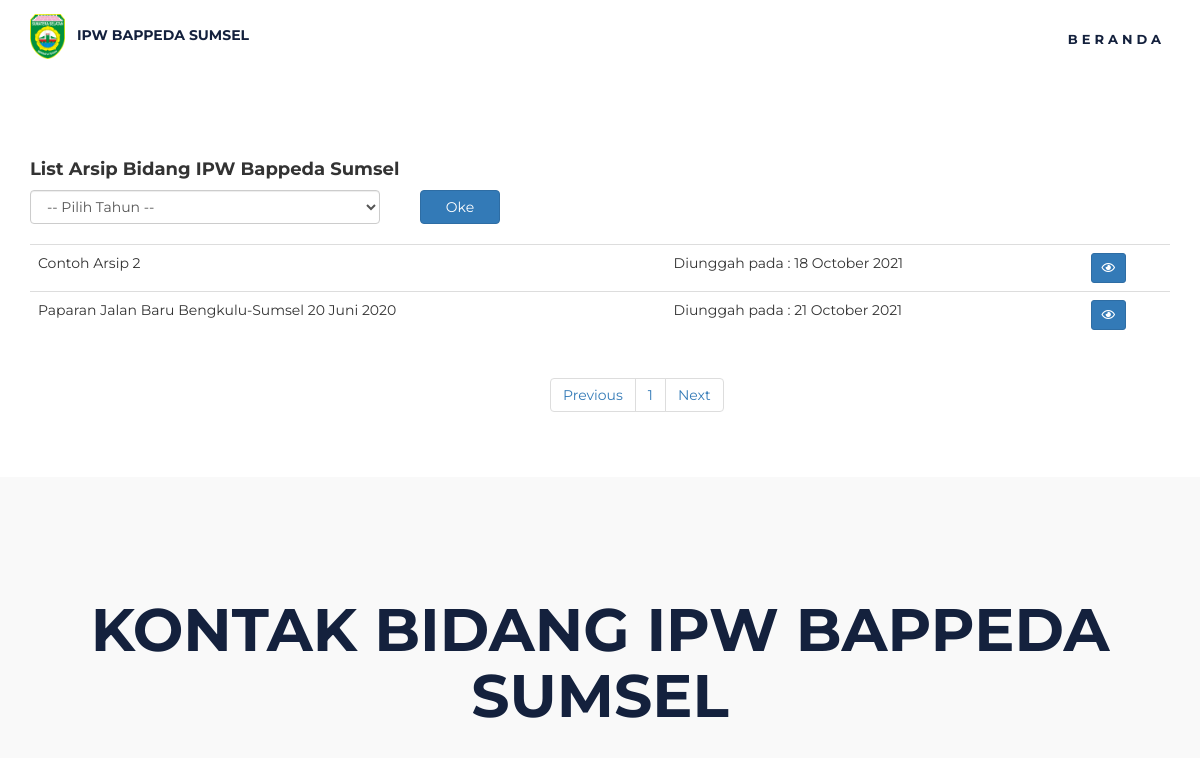
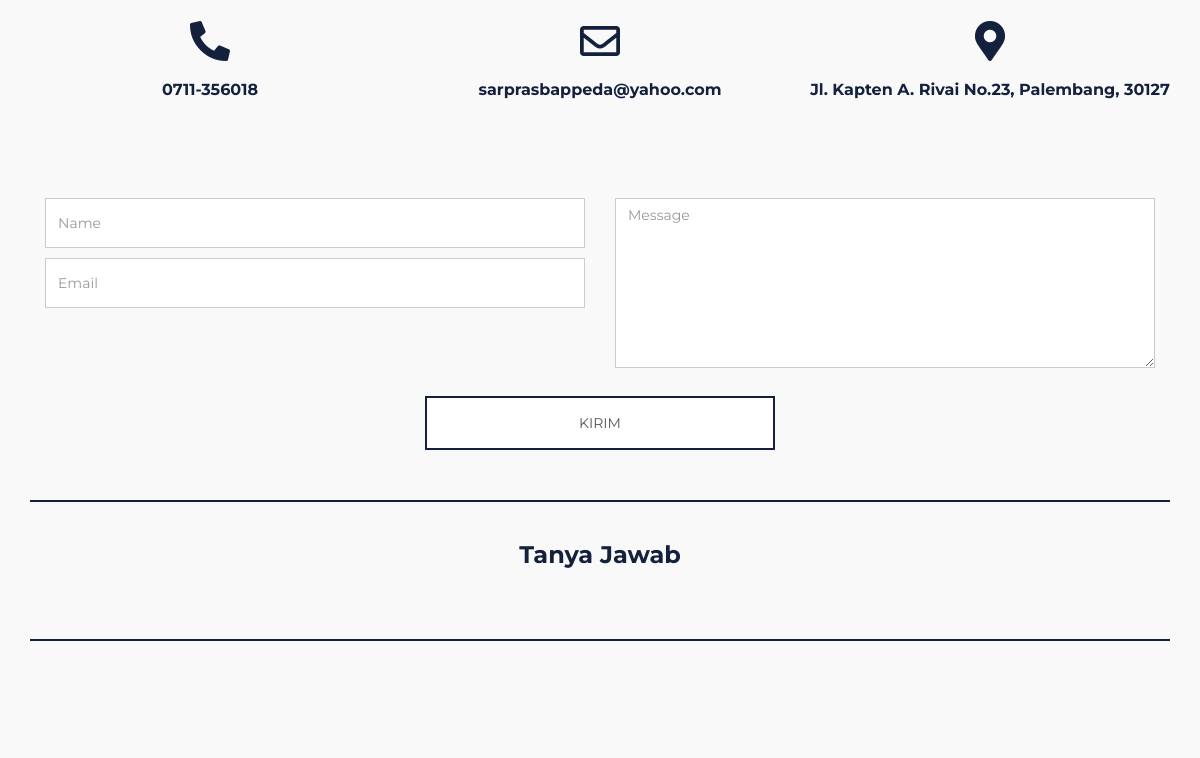
/arsip-ipw.php (upper part), run on an earlier commit of the app's database (2 pictures, top to bottom).
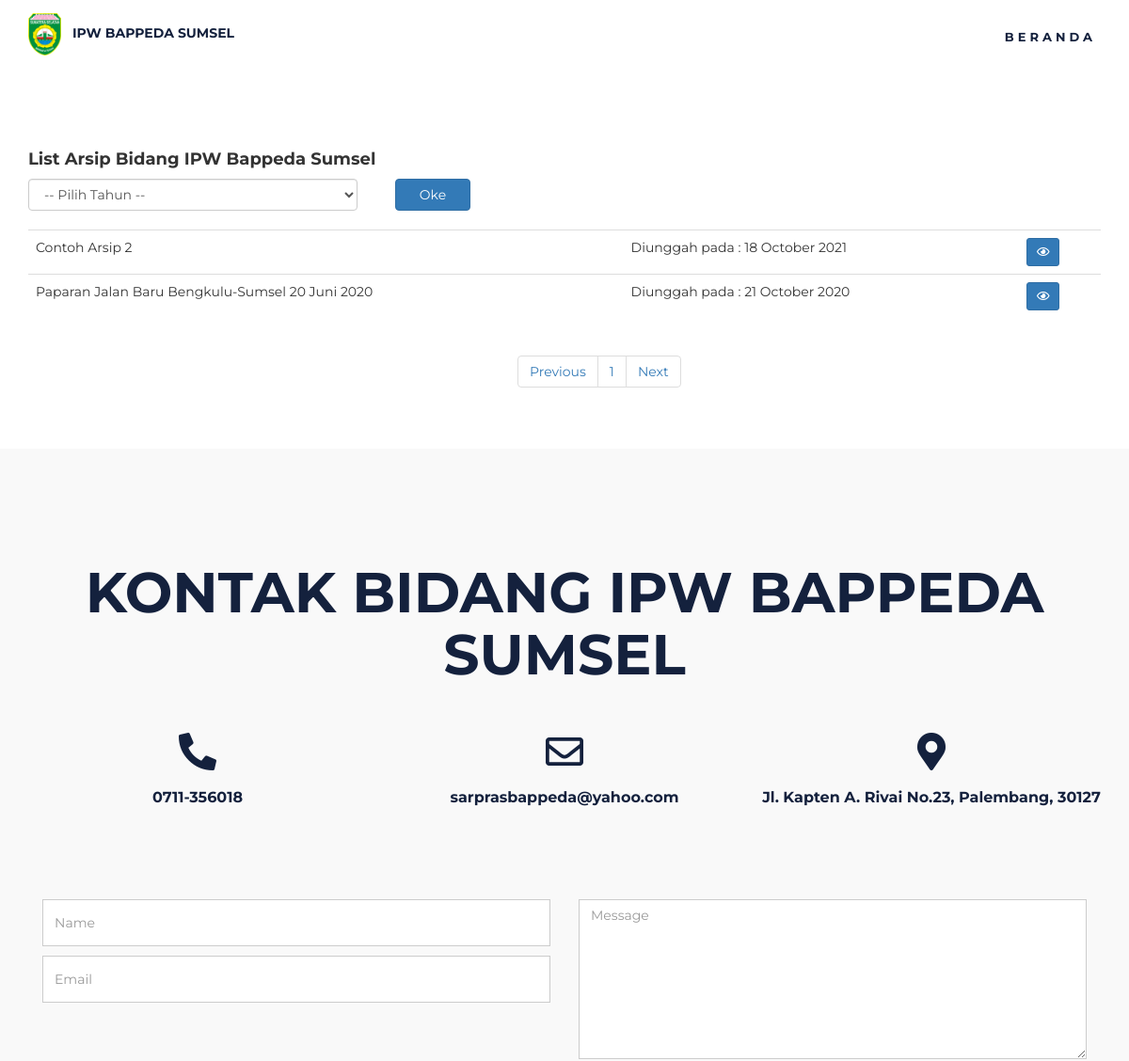
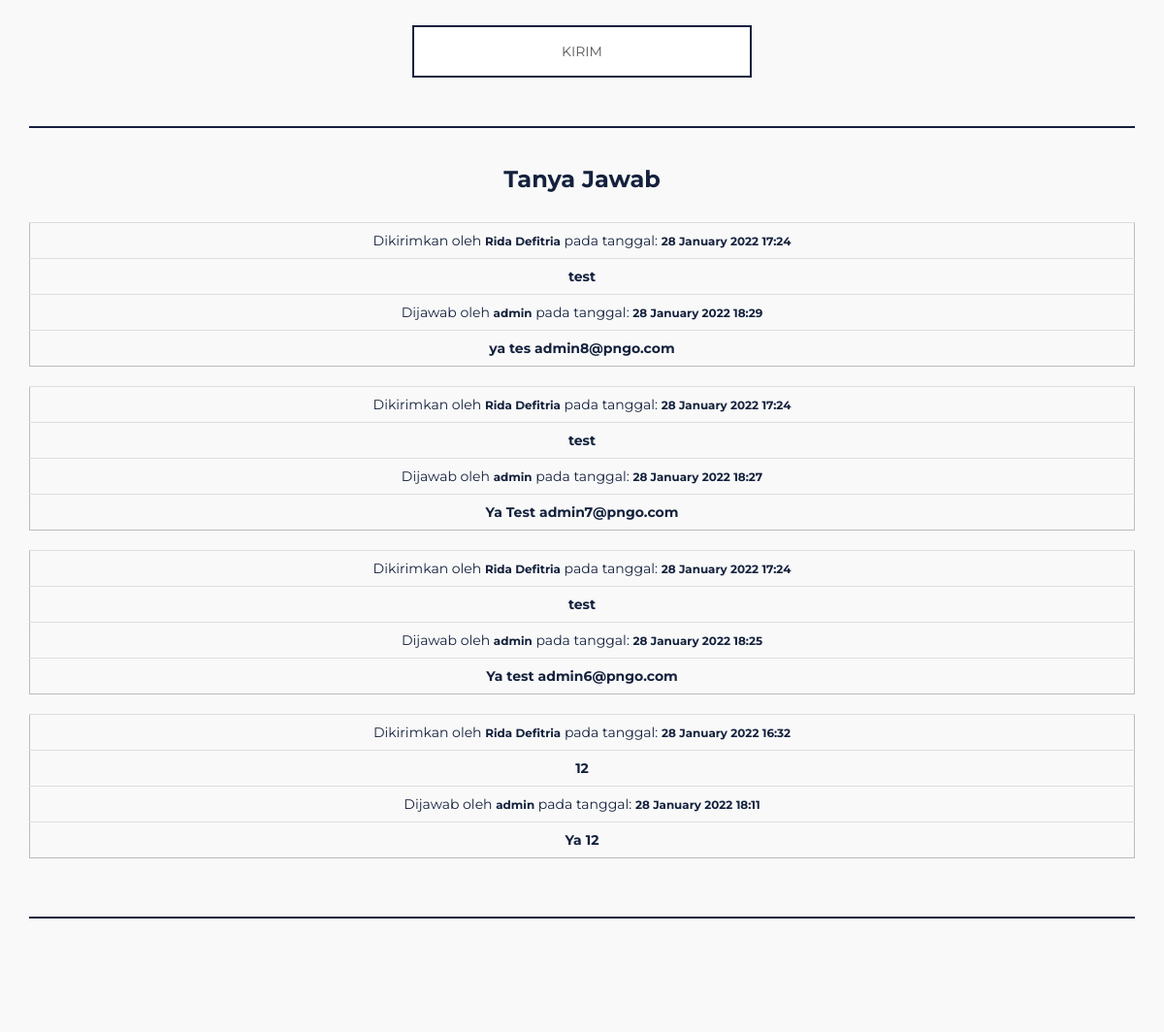
And on a later commit of the database (2 pictures, top to bottom).
### tables this page shows
CREATE TABLE `arsip` (
  `id` int(11) NOT NULL,
  `judul` varchar(255) NOT NULL,
  `nama` varchar(255) NOT NULL,
  `kategori` varchar(20) NOT NULL,
  `terbit` varchar(1) NOT NULL,
  `tanggal` datetime NOT NULL
);

CREATE TABLE `pengunjung` (
  `no` int(4) NOT NULL,
  `nama` varchar(255) NOT NULL,
  `email` varchar(255) NOT NULL,
  `pesan` text NOT NULL,
  `tanggal` timestamp NOT NULL DEFAULT current_timestamp() ON UPDATE current_timestamp()
);

CREATE TABLE `jawabanadmin` (
  `id` int(5) NOT NULL,
  `email_pengunjung` varchar(65) NOT NULL,
  `pesan_jawaban` text NOT NULL,
  `tanggal_jawaban` datetime NOT NULL
);

### arsip-ipw.php (the view, shortened to what the changed rows need)
<?php
include 'header-less.php';
?>
<section style="margin-top: 150px;">
    <div class="container">
        <br>
        <?php
        if (isset($_POST['ok'])) {
        ?>
            <table class="table">
                <?php
                error_reporting(E_ALL ^ (E_NOTICE | E_WARNING));
                $batas = 10;
                $halaman = isset($_GET['halaman']) ? (int)$_GET['halaman'] : 1;
                $halaman_awal = ($halaman > 1) ? ($halaman * $batas) - $batas : 0;
                $previous = $halaman - 1;
                $next = $halaman + 1;
                $data = mysqli_query($koneksi, "SELECT * FROM arsip WHERE YEAR(tanggal) = " . $_POST["tahun"] . "");
                $jumlah_data = mysqli_num_rows($data);
                $total_halaman = ceil($jumlah_data / $batas);
                $data_arsip = mysqli_query($koneksi, "SELECT * FROM arsip WHERE terbit='Y' AND YEAR(tanggal) = " . $_POST["tahun"] . " ORDER BY id ASC limit $halaman_awal, $batas");
                while ($r = mysqli_fetch_array($data_arsip)) {
                    extract($r);
                ?>
                    <tr>
                        <td class="col"><?= $judul ?></td>
                        <td class="col">Diunggah pada : <?= date('d F Y', strtotime($tanggal)) ?></td>
                        <td class="col"><a href="view-arsip.php?id=<?= $id ?>" class="btn btn-primary btn-sm"><i class="far fa-eye"></i></a></td>
                    </tr>
                <?php
                }
                ?>
            </table>
    </div>
    <nav style="margin-left:550px;">
        <ul class="pagination justify-content-center">
            <li class="page-item">
                <a class="page-link" <?php if ($halaman > 1) {
                                            echo "href='?halaman=$Previous'";
                                        } ?>>Previous</a>
            </li>
            <?php
            for ($x = 1; $x <= $total_halaman; $x++) {
            ?>
                <li class="page-item"><a class="page-link" href="?halaman=<?php echo $x ?>"><?php echo $x; ?></a></li>
            <?php
            }
            ?>
            <li class="page-item">
                <a class="page-link" <?php if ($halaman < $total_halaman) {
                                            echo "href='?halaman=$next'";
                                        } ?>>Next</a>
            </li>
        </ul>
    </nav>
<?php
        } else {
?>
    <table class="table">
        <?php
            $batas = 10;
            $halaman = isset($_GET['halaman']) ? (int)$_GET['halaman'] : 1;
            $halaman_awal = ($halaman > 1) ? ($halaman * $batas) - $batas : 0;
            $data = mysqli_query($koneksi, "SELECT * FROM arsip");
            $jumlah_data = mysqli_num_rows($data);
            $total_halaman = ceil($jumlah_data / $batas);
            $data_arsip = mysqli_query($koneksi, "SELECT * FROM arsip WHERE terbit='Y' ORDER BY id ASC limit $halaman_awal, $batas");
            while ($r = mysqli_fetch_array($data_arsip)) {
                extract($r);
        ?>
            <tr>
                <td class="col"><?= $judul ?></td>
                <td class="col">Diunggah pada : <?= date('d F Y', strtotime($tanggal)) ?></td>
                <td class="col"><a href="view-arsip.php?id=<?= $id ?>" class="btn btn-primary btn-sm"><i class="far fa-eye"></i></a></td>
            </tr>
        <?php
            }
        ?>
    </table>
    </div>
    <nav style="margin-left:550px;">
        <ul class="pagination justify-content-center">
            <?php
            for ($x = 1; $x <= $total_halaman; $x++) {
            ?>
                <li class="page-item"><a class="page-link" href="?halaman=<?php echo $x ?>"><?php echo $x; ?></a></li>
            <?php
            }
            ?>
        </ul>
    </nav>
<?php } ?>
</section>
<br><br>
<?php include 'footer.php'; ?>

### footer.php (shortened to what the changed rows need)
<section id="contact">
    <div class="container">
        <div class="row">
            <div class="col-md-12 col-sm-12 text-center">
                <h1 class="heading bold">KONTAK BIDANG IPW BAPPEDA SUMSEL</h1>
            </div>
        </div> <br> <br>
        <br> <br>
        <br>
        <br>
        <?php
        $sql = mysqli_query($koneksi, "SELECT * FROM pengunjung JOIN jawabanadmin WHERE pengunjung.email=jawabanadmin.email_pengunjung ORDER BY pengunjung.tanggal DESC LIMIT 5");
        while ($r = mysqli_fetch_array($sql)) {
            extract($r);
        ?>
            <table class="table" style="border: 1px solid #bdbcb9;">
                <tr>
                    <td scope="col-md-6 col-sm-6 wow fadeInUp">
                        Dikirimkan oleh <small class="bold"><?php echo $nama ?></small>
                        pada tanggal: <small class="bold"><?php echo date('d F Y H:i', strtotime($tanggal)) ?></small>
                    </td>
                </tr>
                <tr>
                    <td scope="col" class="bold">
                        <?= $pesan ?>
                    </td>
                </tr>
                <tr>
                    <td scope="col-md-6 col-sm-6 wow fadeInUp">
                        Dijawab oleh <small class="bold">admin</small>
                        pada tanggal: <small class="bold"><?php echo date('d F Y H:i', strtotime($tanggal_jawaban)) ?></small>
                    </td>
                </tr>
                <tr>
                    <td scope="col" class="bold">
                        <?= $pesan_jawaban ?>
                    </td>
                </tr>
            </table>
        <?php } ?>
        <br>
    </div>
</section>
</body>
</html>

What changed in the data, as far as the page shows it:
changed arsip: tanggal "21 October 2021" → "21 October 2020"
now on this page (row edited): pengunjung: nama "Rida Defitria", tanggal "28 January 2022 17:24", pesan "test", jawabanadmin.tanggal_jawaban "28 January 2022 18:29", jawabanadmin.pesan_jawaban "ya tes admin8@pngo.com"
now on this page (row edited): pengunjung: nama "Rida Defitria", tanggal "28 January 2022 17:24", pesan "test", jawabanadmin.tanggal_jawaban "28 January 2022 18:27", jawabanadmin.pesan_jawaban "Ya Test admin7@pngo.com"
now on this page (row edited): pengunjung: nama "Rida Defitria", tanggal "28 January 2022 17:24", pesan "test", jawabanadmin.tanggal_jawaban "28 January 2022 18:25", jawabanadmin.pesan_jawaban "Ya test admin6@pngo.com"
now on this page (row edited): pengunjung: nama "Rida Defitria", tanggal "28 January 2022 16:32", pesan "12", jawabanadmin.tanggal_jawaban "28 January 2022 18:11", jawabanadmin.pesan_jawaban "Ya 12"
